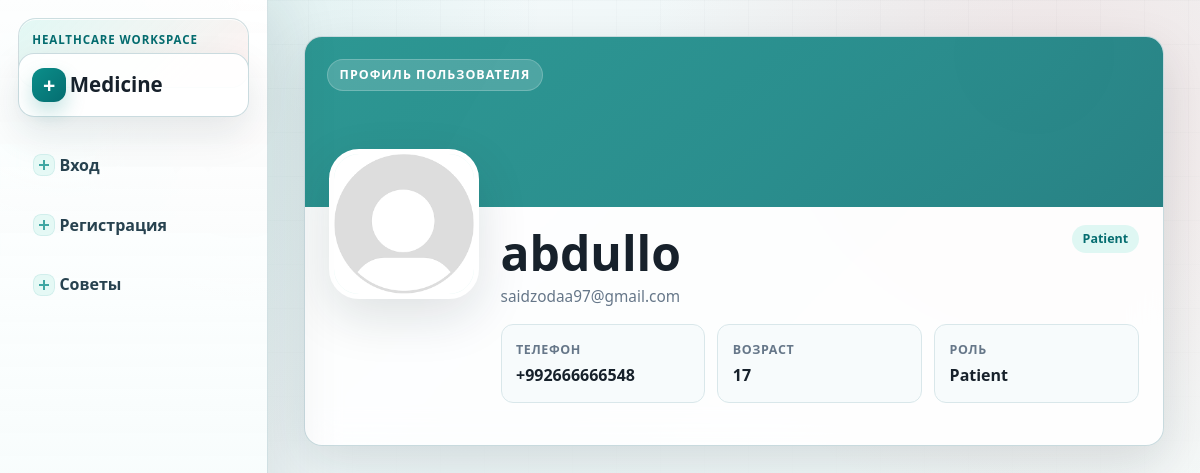
The app's page /chat/profile/abdullo/, older data.
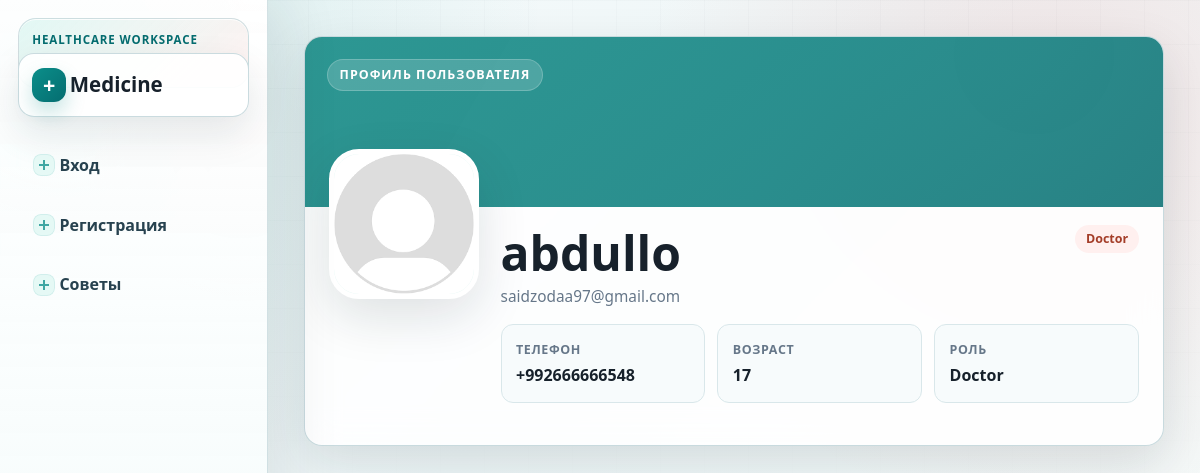
The same page, newer data.
### accounts/models.py (models this page shows, shortened)
class User(AbstractUser):
    ROLE_CHOICES = (
        ('patient', 'Patient'),
        ('doctor', 'Doctor'),
        ('admin', 'Admin'),
    )
    role = models.CharField(
        max_length=20,
        choices=ROLE_CHOICES
    )
    phone = models.CharField(
        max_length=20,
        unique=True
    )
    age=models.PositiveIntegerField()

class Profile(models.Model):
    ROLE_CHOICES = (
        ('patient', 'Patient'),
        ('doctor', 'Doctor'),
        ('admin', 'Admin'),
    )
    user=models.OneToOneField(settings.AUTH_USER_MODEL,on_delete=models.CASCADE,related_name='profile')
    age=models.PositiveIntegerField(null=True,blank=True)
    role = models.CharField(max_length=20, choices=ROLE_CHOICES, default='patient')
    phone=models.CharField(max_length=14,blank=True)
    photo=models.ImageField(upload_to='users/',blank=True,null=True)

### chat/views.py (the view)
# urls.py: path('profile/<str:username>/', views.profile_view, name='profile'),
def profile_view(request,username):
    profile=get_object_or_404(User,username=username)
    return render(request,'accounts/profile.html',{'profile':profile})

### templates/accounts/profile.html (shortened to what this page needs)
{% extends "accounts/base.html" %}
{% block main %}
<section class="public-profile panel">
    <div class="public-profile-cover">
        <span class="eyebrow">Профиль пользователя</span>
    </div>
    <div class="public-profile-body">
        <div class="public-profile-avatar">
            {% if profile.profile.photo %}
            <img src="{{ profile.profile.photo.url }}" alt="Фото профиля">
            {% else %}
            <img src="/media/user.png" alt="Фото профиля">
            {% endif %}
        </div>
        <div class="public-profile-main">
            <div class="public-profile-title">
                <div>
                    <h1>{{ profile.username }}</h1>
                    <p class="muted">{{ profile.email|default:"Email не указан" }}</p>
                </div>
                <span class="badge badge-{{ profile.role }}">{{ profile.get_role_display }}</span>
            </div>
            <div class="public-profile-stats">
                <div>
                    <span>Телефон</span>
                    <strong>{{ profile.profile.phone|default:profile.phone|default:"Не указан" }}</strong>
                </div>
                <div>
                    <span>Возраст</span>
                    <strong>{{ profile.profile.age|default:profile.age|default:"Не указан" }}</strong>
                </div>
                <div>
                    <span>Роль</span>
                    <strong>{{ profile.get_role_display|default:"Пользователь" }}</strong>
                </div>
            </div>
        </div>
    </div>
</section>
{% endblock %}

Row changes from the older to the newer data that the page shows:
changed User "abdullo": role "Patient" → "Doctor"
